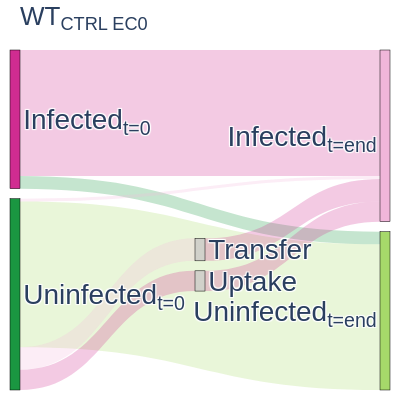
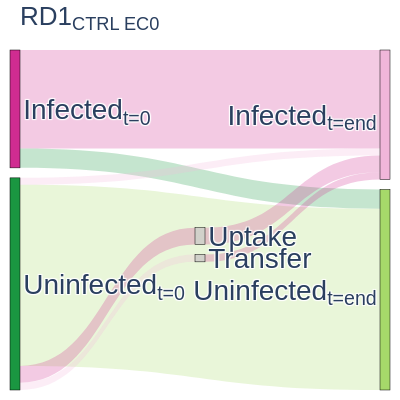

Here is the notebook cell these charts were saved with, in order:
### Code cell
# Define labels and colors (unchanged)
labels = [
    "Infected<sub>t=0</sub>",          # Infected with subscript t=0
    "Uninfected<sub>t=0</sub>",       # Uninfected with subscript t=0
    "Infected<sub>t=end</sub>",        # Infected with subscript t=end
    "Uninfected<sub>t=end</sub>",      # Uninfected with subscript t=end
    "Uptake",                          # Uptake
    "Transfer"                         # Transfer
]

node_colors = [colours.expanded_piyg[i] for i in [-1, 0, -2, 1, 3, 3]]
link_colors = [
    f'rgba({int(color[1:3], 16)}, {int(color[3:5], 16)}, {int(color[5:7], 16)}, 0.25)'
    for color in [colours.expanded_piyg[i] for i in [-1, 0, -2, 1, -1, -2, -1, -1]]
]
sankeys = {}
# Loop through each sankey_data and create a separate Sankey diagram for each
for idx, data in enumerate(sankey_data_list):
    strain = data['strain'] 
    conc = data['concentration']
    if conc != 'EC0':
        continue
    if strain not in ['WT', 'RD1']:
        continue
    

    fig = go.Figure()

    # Normalize values
    normalization_factor = data['total'] / max_total
    N_stayed_infected = data['N_stayed_infected'] / normalization_factor
    N_got_uninfected = data['N_got_uninfected'] / normalization_factor
    N_got_infected = data['N_got_infected'] / normalization_factor
    N_stayed_uninfected = data['N_stayed_uninfected'] / normalization_factor
    N_uptake = data['N_uptake'] / normalization_factor
    N_transfer = data['N_transfer'] / normalization_factor
    
    # Create value list
    value = [
        N_stayed_infected,     # Initially Infected -> Finally Infected
        N_got_uninfected,      # Initially Infected -> Finally Uninfected
        N_got_infected,        # Initially Uninfected -> Finally Infected
        N_stayed_uninfected,   # Initially Uninfected -> Finally Uninfected
        N_uptake,              # Initially Uninfected -> Uptake
        N_transfer,            # Initially Uninfected -> Transfer
        N_uptake,              # Uptake -> Finally Infected
        N_transfer,            # Transfer -> Finally Infected
    ]
    
    # Ensure no negative or NaN values
    value = [max(v, 0) if not pd.isnull(v) else 0 for v in value]
    
    # Define source and target arrays
    source = [0, 0, 1, 1, 1, 1, 4, 5]
    target = [2, 3, 2, 3, 4, 5, 2, 2]
    
    # Create the Sankey diagram
    sankey = go.Sankey(
        domain=dict(x=[0, 1], y=[0, 1]),
        orientation='h',
        node=dict(
            pad=10,
            thickness=10,
            line=dict(color="black", width=0.5),
            label=labels,
            color=node_colors,
        ),
        link=dict(
            source=source,
            target=target,
            value=value,
            color=link_colors
        ),
        textfont=dict(size=28)
    )
    
    # Add the Sankey diagram to the figure
    fig.add_trace(sankey)

    # Update layout for each figure
    fig.update_layout(
    title_text=f"{data['strain']}<sub>{data['compound']} {data['concentration']}</sub>",
        width=400,  # Adjust as needed
        height=400,  # Adjust as needed
        font_family="Helvetica",
        margin=dict(l=10, r=10, t=50, b=10),
        titlefont=dict(size=26)
    )

    # # Save each figure with a unique filename
    # fig.write_image(f'{syno_base_dir()}/results/sankey/sankey_diagram_{data["strain"]}_{data["compound"]}_{data["concentration"]}.pdf')
    sankeys[strain] = fig
    # fig.write_html(f'../interactive_plots/sankey_diagram_{data["strain"]}_{data["compound"]}_{data["concentration"]}.html')
    # Display each figure
    fig.show()

### Figure 1 — Plotly figure (JSON) as saved in the notebook; plotly's stock layout.template omitted (floating-point values rounded to 4 significant figures)
{"data": [{"domain": {"x": [0, 1], "y": [0, 1]}, "link": {"color": ["rgba(208, 44, 145, 0.25)", "rgba(26, 150, 65, 0.25)", "rgba(241, 182, 218, 0.25)", "rgba(166, 217, 106, 0.25)", "rgba(208, 44, 145, 0.25)", "rgba(241, 182, 218, 0.25)", "rgba(208, 44, 145, 0.25)", "rgba(208, 44, 145, 0.25)"], "source": [0, 0, 1, 1, 1, 1, 4, 5], "target": [2, 3, 2, 3, 4, 5, 2, 2], "value": [740, 74, 17, 855, 119, 132, 119, 132]}, "node": {"color": ["#d02c91", "#1a9641", "#f1b6da", "#a6d96a", "#d1d1ca", "#d1d1ca"], "label": ["Infected<sub>t=0</sub>", "Uninfected<sub>t=0</sub>", "Infected<sub>t=end</sub>", "Uninfected<sub>t=end</sub>", "Uptake", "Transfer"], "line": {"color": "black", "width": 0.5}, "pad": 10, "thickness": 10}, "orientation": "h", "textfont": {"size": 28}, "type": "sankey"}], "layout": {"font": {"family": "Helvetica"}, "height": 400, "margin": {"b": 10, "l": 10, "r": 10, "t": 50}, "title": {"font": {"size": 26}, "text": "WT<sub>CTRL EC0</sub>"}, "width": 400}}

### Figure 2 — Plotly figure (JSON) as saved in the notebook; plotly's stock layout.template omitted (floating-point values rounded to 4 significant figures)
{"data": [{"domain": {"x": [0, 1], "y": [0, 1]}, "link": {"color": ["rgba(208, 44, 145, 0.25)", "rgba(26, 150, 65, 0.25)", "rgba(241, 182, 218, 0.25)", "rgba(166, 217, 106, 0.25)", "rgba(208, 44, 145, 0.25)", "rgba(241, 182, 218, 0.25)", "rgba(208, 44, 145, 0.25)", "rgba(208, 44, 145, 0.25)"], "source": [0, 0, 1, 1, 1, 1, 4, 5], "target": [2, 3, 2, 3, 4, 5, 2, 2], "value": [578.9, 112.9, 39.76, 1064.0, 98.6, 42.94, 98.6, 42.94]}, "node": {"color": ["#d02c91", "#1a9641", "#f1b6da", "#a6d96a", "#d1d1ca", "#d1d1ca"], "label": ["Infected<sub>t=0</sub>", "Uninfected<sub>t=0</sub>", "Infected<sub>t=end</sub>", "Uninfected<sub>t=end</sub>", "Uptake", "Transfer"], "line": {"color": "black", "width": 0.5}, "pad": 10, "thickness": 10}, "orientation": "h", "textfont": {"size": 28}, "type": "sankey"}], "layout": {"font": {"family": "Helvetica"}, "height": 400, "margin": {"b": 10, "l": 10, "r": 10, "t": 50}, "title": {"font": {"size": 26}, "text": "RD1<sub>CTRL EC0</sub>"}, "width": 400}}
